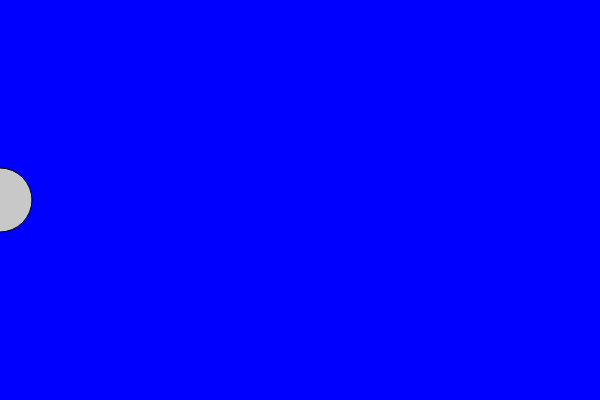
Frame 1 (no input)
Frame 60 (no input): identical to frame 1, image omitted
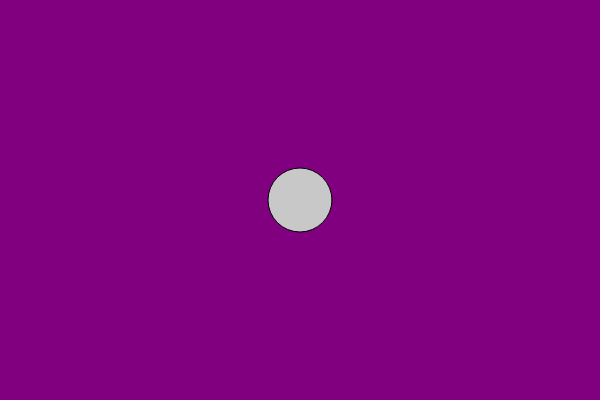
Frame 120 (the mouse pressed at the canvas centre since frame 60)

The p5.js sketch that drew these frames (run headless with seeded random() and noise() and a simulated clock; from frame 60 on, the mouse is pressed at the canvas centre):

// p5.js sketch
// ── sketch.js
var r = 0;
var b = 255;

function setup() {
  createCanvas(600, 400);
}

function draw() {
  r = map(mouseX, 0, 600, 0, 255);
  b = map(mouseX, 0, 600, 255, 0);
  background(r, 0, b);
  fill(200, 200, 200);
  ellipse(mouseX, 200, 64, 64);

}
